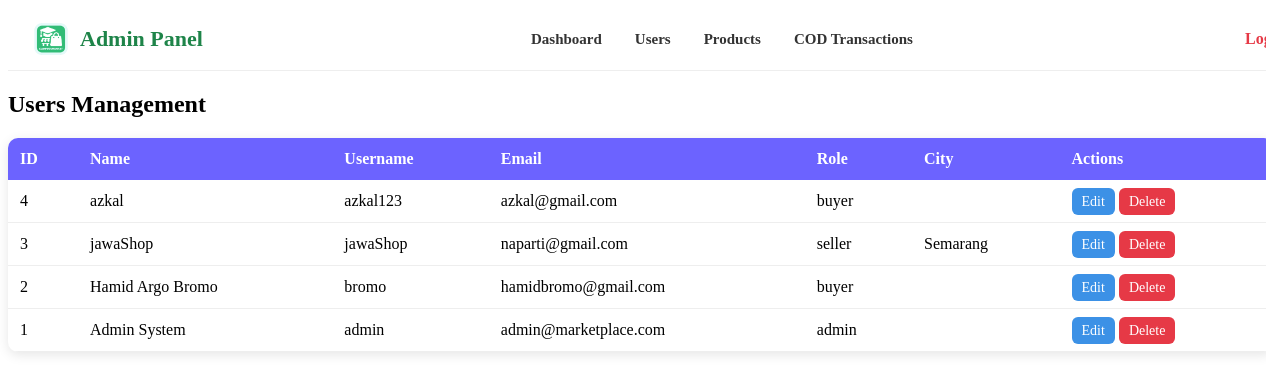
Page /admin/users.php on the earlier database version.
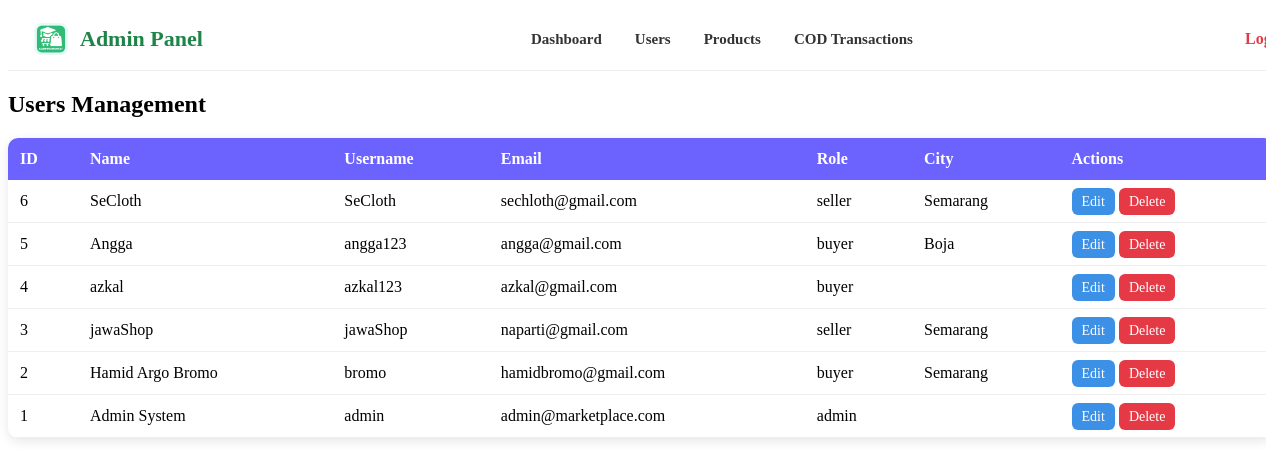
Same page on the later database version.
### tables this page shows
CREATE TABLE `accounts` (
  `id` int(11) NOT NULL,
  `name` varchar(100) NOT NULL,
  `username` varchar(100) NOT NULL,
  `email` varchar(255) NOT NULL,
  `phone` varchar(20) NOT NULL,
  `role` enum('admin','seller','buyer') NOT NULL DEFAULT 'buyer',
  `password` varchar(255) NOT NULL,
  `city` varchar(100) DEFAULT NULL,
  `address` text DEFAULT NULL,
  `profile_picture` varchar(255) DEFAULT NULL,
  `created_at` timestamp NOT NULL DEFAULT current_timestamp(),
  `otp_code` varchar(6) NOT NULL,
  `otp_expired` datetime NOT NULL,
  `description` text DEFAULT NULL
);

### admin/users.php (the view)
<?php
require_once __DIR__ . '/../includes/config.php';
include "header.php";
$users = $pdo->query("SELECT * FROM accounts ORDER BY id DESC")->fetchAll();
?>
<link rel="stylesheet" href="../assets/css/admin_system.css">
<h2 style="margin: 20px 0;">Users Management</h2>
<table class="user-table">
    <tr>
        <th>ID</th>
        <th>Name</th>
        <th>Username</th>
        <th>Email</th>
        <th>Role</th>
        <th>City</th>
        <th>Actions</th>
    </tr>
    <?php foreach ($users as $u): ?>
    <tr>
        <td><?= $u['id'] ?></td>
        <td><?= htmlspecialchars($u['name']) ?></td>
        <td><?= htmlspecialchars($u['username']) ?></td>
        <td><?= htmlspecialchars($u['email']) ?></td>
        <td><?= htmlspecialchars($u['role']) ?></td>
        <td><?= htmlspecialchars($u['city']) ?></td>
        <td>
            <a class="action-btn btn-edit" href="edit_user.php?id=<?= $u['id'] ?>">Edit</a>
            <a class="action-btn btn-delete"
               href="delete_user.php?id=<?= $u['id'] ?>"
               onclick="return confirm('Delete user?')">
               Delete
            </a>
        </td>
    </tr>
    <?php endforeach; ?>
</table>

Differences in the rows shown:
added accounts: id "6", name "SeCloth", username "SeCloth", email "sechloth@gmail.com", role "seller", city "Semarang"
added accounts: id "5", name "Angga", username "angga123", email "angga@gmail.com", role "buyer", city "Boja"
changed accounts "Hamid Argo Bromo": city (not shown) → "Semarang"
